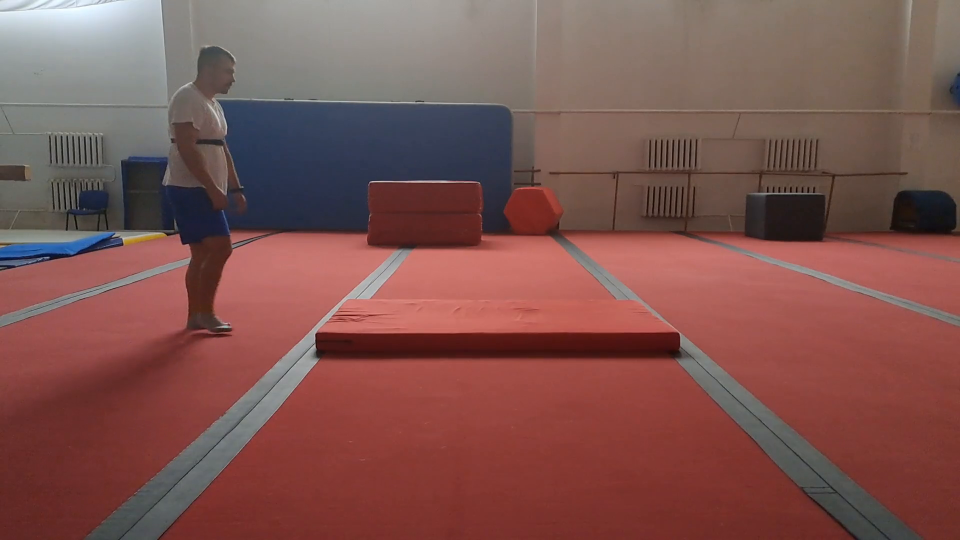
#> input picture frame 5 of Imagens/20240912_101331.mp4, 1920 x 1080 px (shown at 1/2 size)
$ python save_frame.py
#> lines starting #> are read from the running program, lines starting #| are printed output that depends on the picture
import cv2
import os
import numpy as np

def save_frames_horizontal(video_path, output_dir, max_width=None, max_height=None, group_size=4):
    """
    Extract frames from a video and save them in groups stacked horizontally.

    Args:
        video_path (str): Path to video.
        output_dir (str): Output folder.
        max_width (int, optional): Max width of each frame.
        max_height (int, optional): Max height of each frame.
        group_size (int): Number of frames per horizontal image.
    """
#> called with video_path = '../Kaggle/20240912_101331.mp4', output_dir = 'horizontal_frames', max_width = 160, group_size = 4
    os.makedirs(output_dir, exist_ok=True)

    cap = cv2.VideoCapture(video_path)
    if not cap.isOpened():
        print("Error: Could not open video.")
        return

    frame_buffer = []
    group_count = 0

    while True:
        ret, frame = cap.read()
#> frame is the input picture: shape (1080, 1920, 3); mean B, G, R 80.3, 84.3, 126.1
        if not ret:
            break

        # Resize keeping aspect ratio
        if max_width or max_height:
            h, w = frame.shape[:2]
#> h = 1080; w = 1920
            scale_w = max_width / w if max_width else 1.0
#> scale_w = 0.0833
            scale_h = max_height / h if max_height else 1.0
#> scale_h = 1
            scale = min(scale_w, scale_h)
#> scale = 0.0833
            new_w, new_h = int(w * scale), int(h * scale)
#> new_w = 160; new_h = 90
            frame = cv2.resize(frame, (new_w, new_h), interpolation=cv2.INTER_AREA)
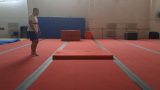
#> frame: shape (90, 160, 3); mean B, G, R 80.3, 84.3, 126.1

        frame_buffer.append(frame)

        # When enough frames for one horizontal group
        if len(frame_buffer) == group_size:
            # Resize to the smallest height among frames
            h_min = min(f.shape[0] for f in frame_buffer)
            resized = [cv2.resize(f, (int(f.shape[1]*h_min/f.shape[0]), h_min)) for f in frame_buffer]

            horizontal_img = np.hstack(resized)
            filename = os.path.join(output_dir, f"group_{group_count:05d}.jpg")
            cv2.imwrite(filename, horizontal_img)
            print(f"Saved {filename}")

            group_count += 1
            frame_buffer = []

    cap.release()

    # Handle leftover frames
    if frame_buffer:
        h_min = min(f.shape[0] for f in frame_buffer)
        resized = [cv2.resize(f, (int(f.shape[1]*h_min/f.shape[0]), h_min)) for f in frame_buffer]
        # Fill missing frames with black images
        while len(resized) < group_size:
            w = resized[0].shape[1]
            resized.append(np.zeros((h_min, w, 3), dtype=np.uint8))
        horizontal_img = np.hstack(resized)
        filename = os.path.join(output_dir, f"group_{group_count:05d}.jpg")
        cv2.imwrite(filename, horizontal_img)
        print(f"Saved {filename}")

    print(f"Done! Saved {group_count+1} horizontal images to '{output_dir}'.")


if __name__ == "__main__":
    video_file = "../Kaggle/20240912_101331.mp4"
    output_folder = "horizontal_frames"

    # Example: resize each frame to max width 160
    save_frames_horizontal(video_file, output_folder, max_width=160, group_size=4)

$ run again, starting later in the video
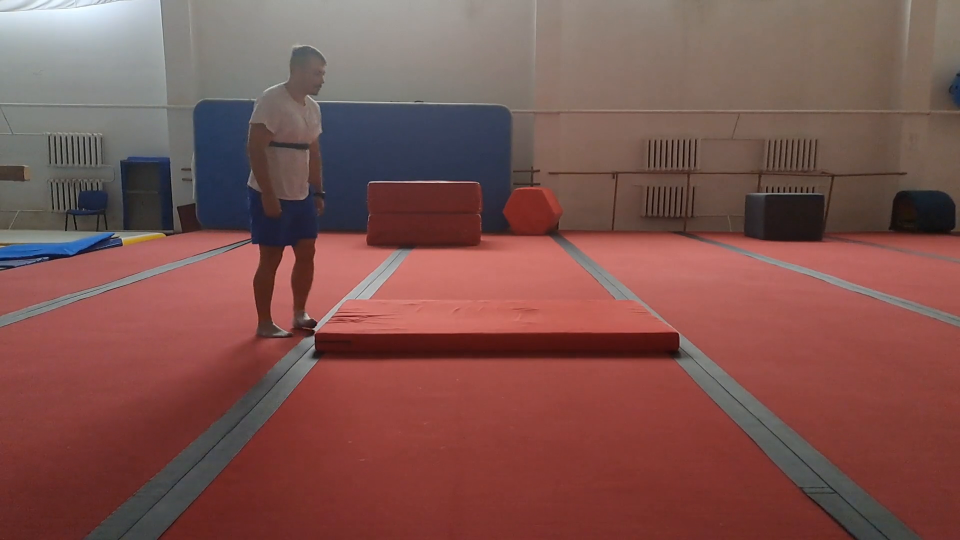
#> input picture frame 25 of Imagens/20240912_101331.mp4, 1920 x 1080 px (shown at 1/2 size)
#> in save_frames_horizontal, frame is the input picture: shape (1080, 1920, 3); mean B, G, R 79.2, 83.5, 125.2
#> in save_frames_horizontal, `frame = cv2.resize(frame, (new_w, new_h), interpolation=cv2.INTER_AREA)`:
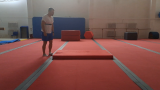
#> frame: shape (90, 160, 3); mean B, G, R 79.2, 83.5, 125.2

$ run again, starting later in the video
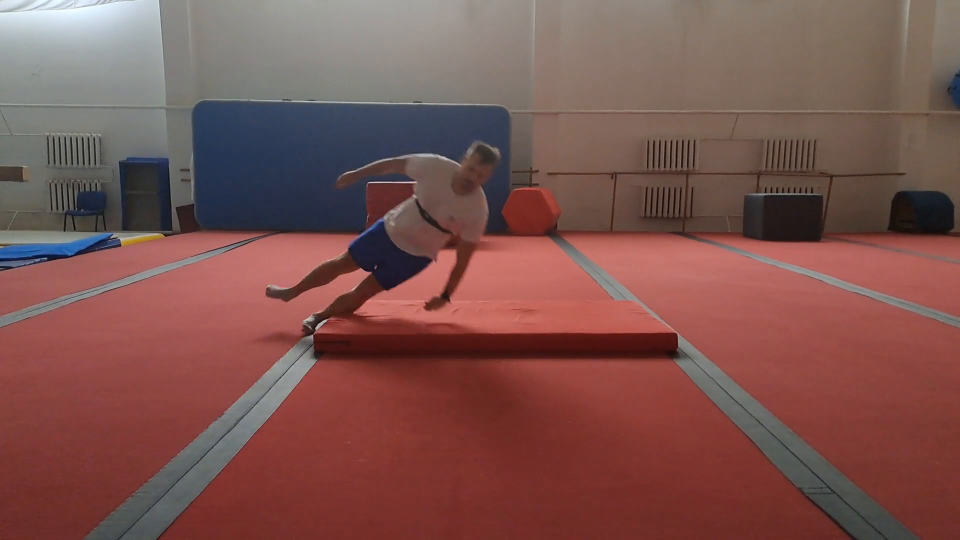
#> input picture frame 44 of Imagens/20240912_101331.mp4, 1920 x 1080 px (shown at 1/2 size)
#> in save_frames_horizontal, frame is the input picture: shape (1080, 1920, 3); mean B, G, R 79.5, 83.7, 124.3
#> in save_frames_horizontal, `frame = cv2.resize(frame, (new_w, new_h), interpolation=cv2.INTER_AREA)`:
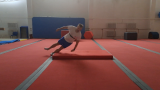
#> frame: shape (90, 160, 3); mean B, G, R 79.5, 83.7, 124.3
